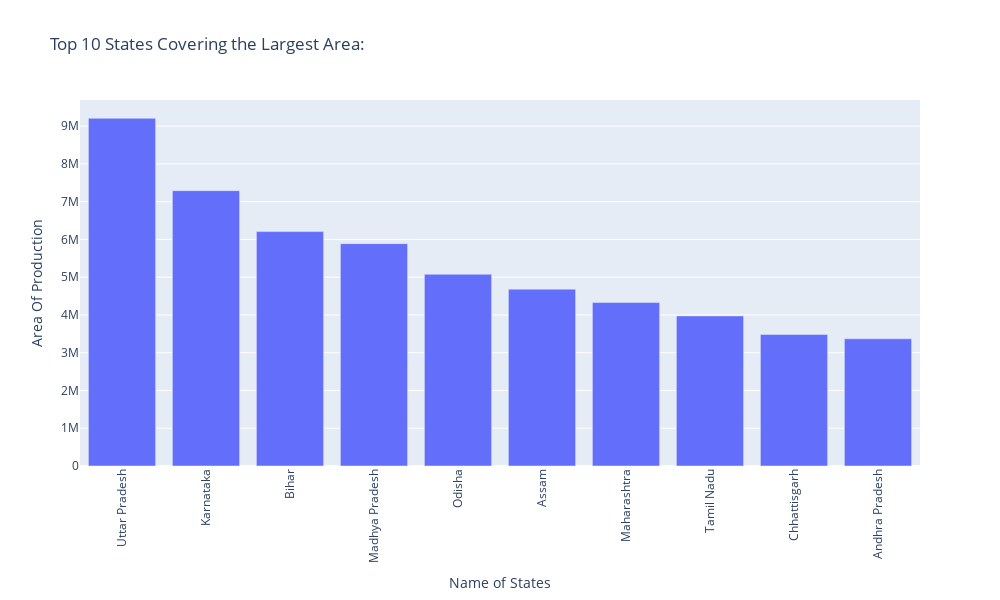

The cell this chart's notebook holds for it:
### Markdown cell above
## Bivariate Analysis

### Code cell
import plotly.express as px

values = data.groupby(by="State_Name")["Area"].sum().sort_values(ascending=False)[:10].values
index = data.groupby(by="State_Name")["Area"].sum().sort_values(ascending=False)[:10].index

fig = px.bar(x=index, y=values, title="Top 10 States Covering the Largest Area:")

fig.update_layout(
    xaxis_tickangle=-90,
    xaxis_tickmode='linear',
    width=1000,
    height=600,
    xaxis_title = "Name of States",
    yaxis_title = "Area Of Production"
)

fig.show()

### Figure 1 — Plotly figure (JSON) as saved in the notebook; plotly's stock layout.template omitted (floating-point values rounded to 4 significant figures)
{"data": [{"hovertemplate": "x=%{x}<br>y=%{y}<extra></extra>", "legendgroup": "", "marker": {"color": "#636efa", "pattern": {"shape": ""}}, "name": "", "orientation": "v", "showlegend": false, "textposition": "auto", "type": "bar", "x": ["Uttar Pradesh", "Karnataka", "Bihar", "Madhya Pradesh", "Odisha", "Assam", "Maharashtra", "Tamil Nadu", "Chhattisgarh", "Andhra Pradesh"], "xaxis": "x", "y": [9207000.0, 7291000.0, 6207000.0, 5888000.0, 5077000.0, 4684000.0, 4328000.0, 3975000.0, 3484000.0, 3369000.0], "yaxis": "y"}], "layout": {"barmode": "relative", "height": 600, "legend": {"tracegroupgap": 0}, "title": {"text": "Top 10 States Covering the Largest Area:"}, "width": 1000, "xaxis": {"anchor": "y", "domain": [0, 1], "tickangle": -90, "tickmode": "linear", "title": {"text": "Name of States"}}, "yaxis": {"anchor": "x", "domain": [0, 1], "title": {"text": "Area Of Production"}}}}
